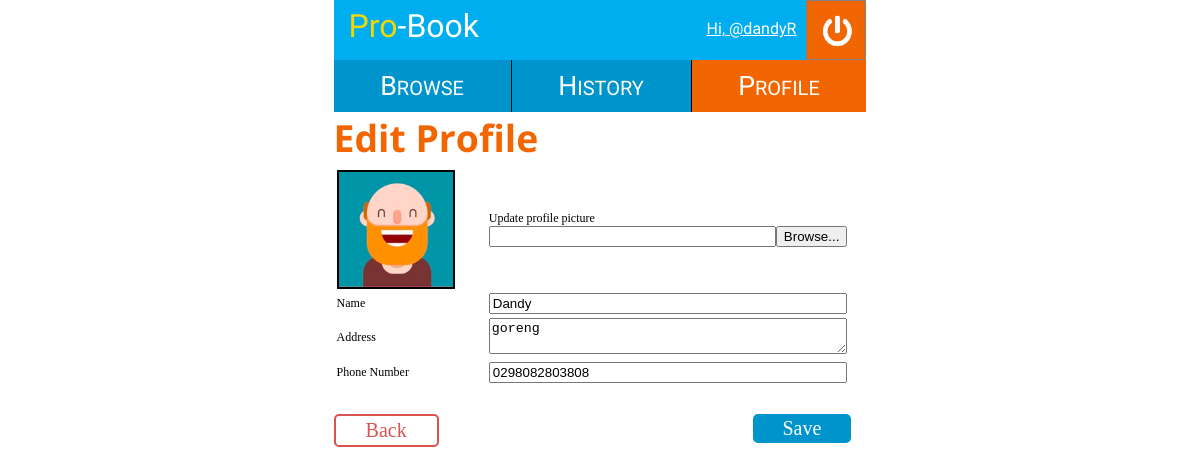
/views/pages/EditProfile.php (signed in), run on the app's committed database.
### tables this page shows
CREATE TABLE `user` (
  `username` varchar(16) NOT NULL,
  `name` varchar(50) NOT NULL,
  `email` varchar(50) NOT NULL,
  `password` varchar(50) NOT NULL,
  `address` varchar(255) NOT NULL,
  `phone-number` varchar(16) NOT NULL,
  `avatar` varchar(255) NOT NULL
);

### Model/Database.php (called while the page is built, shortened)
<?php
class Database
{
  public static function getDB()
  {
    static $db = null;
    if ($db === null) {
      try
      {
        $dsn = 'mysql:host=' . Config::DB_HOST . ';dbname=' . Config::DB_NAME . ';charset=utf8';
        $db = new PDO($dsn, Config::DB_USER, Config::DB_PASSWORD);
      }
      catch(PDOException $ex)
      {
          die("Failed to connect to the database: " . $ex->getMessage());
      }
      $db->setAttribute(PDO::ATTR_ERRMODE, PDO::ERRMODE_EXCEPTION);
    }
    return $db;
  }
  public static function exec($query, $queryParams = NULL)
  {
      $db = self::getDB();
      $statement = $db->prepare($query);
      if (empty($queryParams))  {
        $statement->execute();
      } else  {
        $statement->execute($queryParams);
      }
      if (strpos($query, 'SELECT') !== false || strpos($query, 'select') !== false || strpos($query, 'Select') !== false) {
        return $statement->fetchAll(PDO::FETCH_ASSOC);
      }
      return;
  }
}
?>

### Controller/ProfileController.php (called while the page is built, shortened)
<?php
    include Config::DOCUMENT_ROOT . '/Model/Database.php';
    class ProfileController	{
        public static function fetchUser($username) {
            $query = "SELECT * FROM user";
            $users = Database::exec($query);
            foreach ($users as $user) {
                if ($username == $user["username"]) {
                    return $user;
                }
            }
        }
    }
?>

### views/pages/EditProfile.php (the view, shortened to what this page needs)
<?php
	include '../../Controller/ProfileController.php';
	if (empty($_COOKIE['username'])) {
		header('Location: Login.php');
		die();
	} else {
		$profile = ProfileController::fetchUser($_COOKIE['username']);
	}
?>
<!DOCTYPE html>
<html>
	<head>
		<link rel="stylesheet" href="../../public/css/global.css" type="text/css"/>
		<link rel="stylesheet" href="../../public/css/header.css" type="text/css"/>
		<link rel="stylesheet" type="text/css" href="../../public/css/edit-profile.css">
	</head>
	<body>
		<div class = frame>
			<?php include Config::DOCUMENT_ROOT . "/views/includes/Header.php"?>
			<h1>Edit Profile</h1>
			<form method="post" action="../../Controller/ProfileController.php" enctype="multipart/form-data">
			  <table>
			  	<tr>
			  		<th style="width:25%;"></th>
				    <th style="width:60%;"></th>
			  	</tr>
			  	<tr>
			  		<td><img id="profile-picture" src="<?php echo '../../public/img/' . $profile["avatar"]?>"></td>
			  		<td>
			  			Update profile picture
                        <div class="form-image">
                            <input type="text" id="file-name" name="avatar-user">
                            <button type="button" onclick="submitFile()">Browse...</button>
                        </div>
			  		</td>
			  	</tr>
			  	<tr>
			  		<td>Name</td>
			  		<td>
                        <input id="nama" type="text" name="name" value="<?php echo htmlspecialchars($profile["name"]) ?>" >
                    </td>
			  	<tr>
			  		<td>Address</td>
			  		<td>
                        <textarea id="address" name="address"><?php echo $profile["address"] ?></textarea>
                    </td>
			  	</tr>
			  	<tr>
			  		<td>Phone Number</td>
			  		<td>
                        <input id="phoneNumber" type="text" name="phone-number" value="<?php echo $profile["phone-number"] ?>" >
                    </td>
                </tr>
			  </table>
			  <br>
			  <br>
			  <div id="back-button"><a href="Profile.php" style="text-decoration: none;"> Back </a></div>
			  <input type="submit" name="save" id="save-button" value="Save">
			</form>
		</div>
    </body>
</html>

### public/css/global.css (style rules this page uses)
* { box-sizing: border-box; }
body { font-family: 'Varela Round', 'Open Sans'; font-size: 12px; letter-spacing: 0px; }
h1 { color: #FF8C00; font-size: 35pt; margin: 0; }
.frame { width: 45%; margin: auto; position: relative; }

### public/css/header.css (style rules this page uses)
body { margin-top: 0px; }

### public/css/edit-profile.css (style rules this page uses)
body { margin: none; }
table { width: 97%; padding-right: 0px; }
h1 { color:#f26600; font-size:28pt; font-family: 'Open Sans', sans-serif; }
td { font-family: calibri; }
td > input { width: 100%; }
td > textarea { width: 100%; }
#profile-picture { width: 80%; height: 80%; border: solid 2px black; }
#back-button { border: 2px solid #d9534f; border-radius: 5px; text-align: center; font-size: 15pt; font-family: calibri; width: fit-content; width: -moz-fit-content; position: absolute; }
#back-button > a { display: block; padding: 3px 30px 3px !important; color: #d9534f; }
#save-button { padding: 3px 30px 3px !important; border: none; background-color: #0094cc; color: white; font-size: 15pt; border-radius: 5px; text-align: center; position: absolute; right: 15px; font-family: calibri; }
.form-image { display: flex; }
#file-name { width: 100%; }
img { width: 100px; object-fit: contain; display: block; height: 100px; }

### data on the page
user: avatar (picture), name "Dandy", address "goreng", phone-number "0298082803808"

### other printed values
$_COOKIE['username'] "@dandyR"
